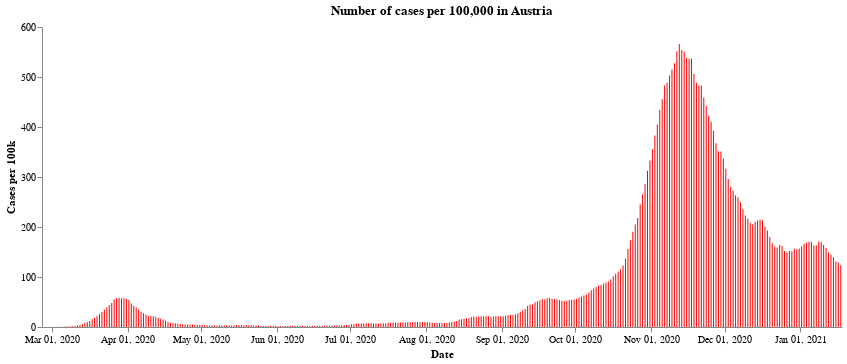

Notebook code for this chart:
### Markdown cell above
First we have the number of cases per 100,000 population across the whole of Austria. After a very sharp rise in cases during the end of October and the middle of November, the number of new cases have fallen due to the second lockdown. At the time of writting, the cases seem to have levelled off a little - though the Austrian government announced a third lockdown lasting a month starting from the 26th of December, in the expectation that cases will continue to rise over the festive period.

### Code cell
#collapse
import altair as alt

alt.Chart(all_austria).mark_bar(
    color='red',
    opacity=1,
    size=1
).encode(
    x=alt.X("yearmonthdate(Time):T", axis=alt.Axis(title='Date')),
    y=alt.Y("SiebenTageInzidenzFaelle:Q",
            axis=alt.Axis(title='Cases per 100k')),
).configure_axis(grid=False).configure_view(strokeWidth=0).properties(
    title='Number of cases per 100,000 in Austria', width=800
)

### Figure 1 — Vega-Lite specification as saved in the notebook (floating-point values rounded to 4 significant figures; data arrays with more than 128 entries replaced by an {"elided": "..."} marker saying what was removed)
{"config": {"view": {"continuousWidth": 400, "continuousHeight": 300, "strokeWidth": 0}, "axis": {"grid": false}}, "data": {"name": "data-e28b1dab26355627a0b2aff3a7a473e5"}, "mark": {"type": "bar", "color": "red", "opacity": 1, "size": 1}, "encoding": {"x": {"type": "temporal", "axis": {"title": "Date"}, "field": "Time", "timeUnit": "yearmonthdate"}, "y": {"type": "quantitative", "axis": {"title": "Cases per 100k"}, "field": "SiebenTageInzidenzFaelle"}}, "title": "Number of cases per 100,000 in Austria", "width": 800, "$schema": "https://vega.github.io/schema/vega-lite/v4.8.1.json", "datasets": {"data-e28b1dab26355627a0b2aff3a7a473e5": {"elided": "327 records"}}}
